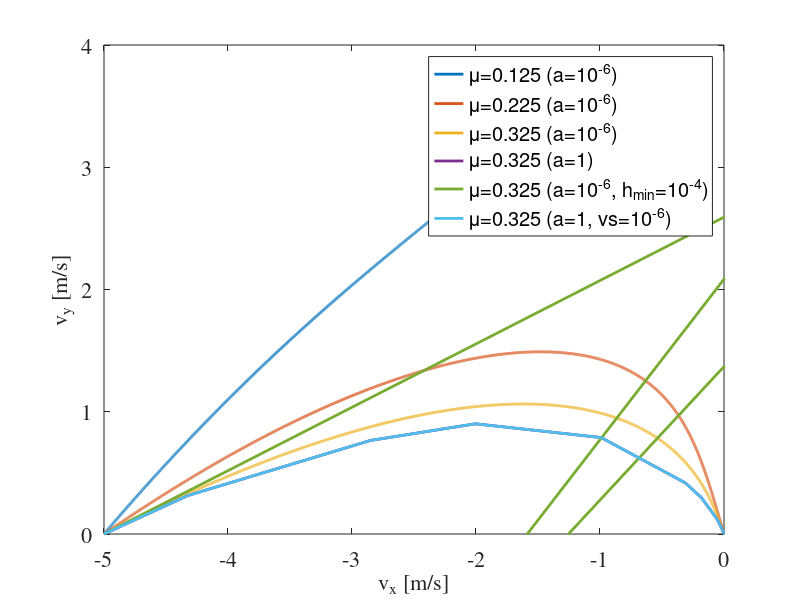

The MATLAB script that drew this image:
d1=importdata('single_point_impact_0p125_a1em6.dat');
d2=importdata('single_point_impact_0p225_a1em6.dat');
d3=importdata('single_point_impact_0p325_a1em6.dat');
d4=importdata('single_point_impact_1p000_a1em6.dat');

d3b=importdata('single_point_impact_0p325_a1p0.dat');

d3c=importdata('single_point_impact_0p325_a1em6_hmin_1em4.dat');

% Smaller values of vs.
d5=importdata('single_point_impact_0p325_a1p0_vs1em6.dat');

h = plot(d1(:,3), d1(:,4), d2(:,3), d2(:,4), d3(:,3), d3(:,4),...
    d3b(:,3), d3b(:,4),...
    d3c(:,3), d3c(:,4),...
    d5(:,3), d5(:,4));
axis([-5 0 0 4])
set(h, 'linewidth',2)
set(gca, 'Fontname', 'Times', 'fontsize', 16)
xlabel('v_x [m/s]', 'Fontname', 'Times', 'fontsize', 16)
ylabel('v_y [m/s]', 'Fontname', 'Times', 'fontsize', 16)
legend('\mu=0.125 (a=10^{-6})', '\mu=0.225 (a=10^{-6})', ...
       '\mu=0.325 (a=10^{-6})', '\mu=0.325 (a=1)', ...
       '\mu=0.325 (a=10^{-6}, h_{min}=10^{-4})',...
       '\mu=0.325 (a=1, vs=10^{-6})');
